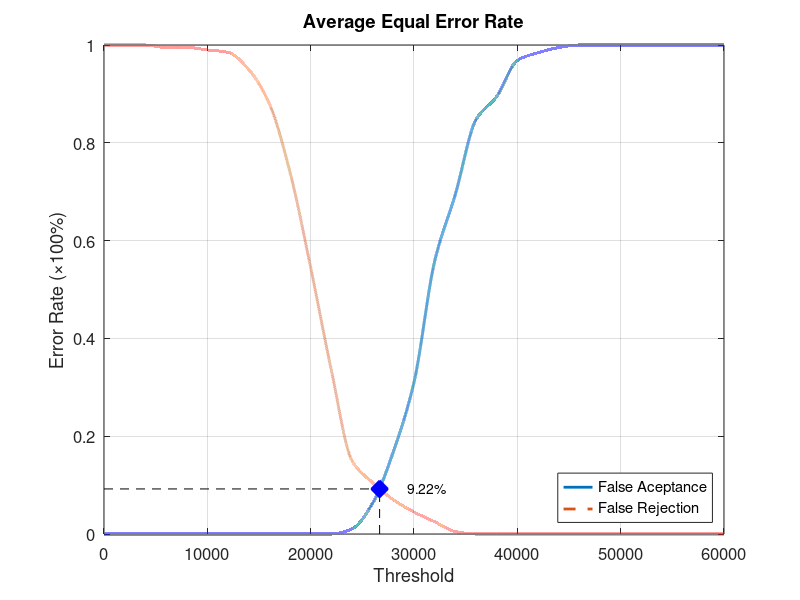
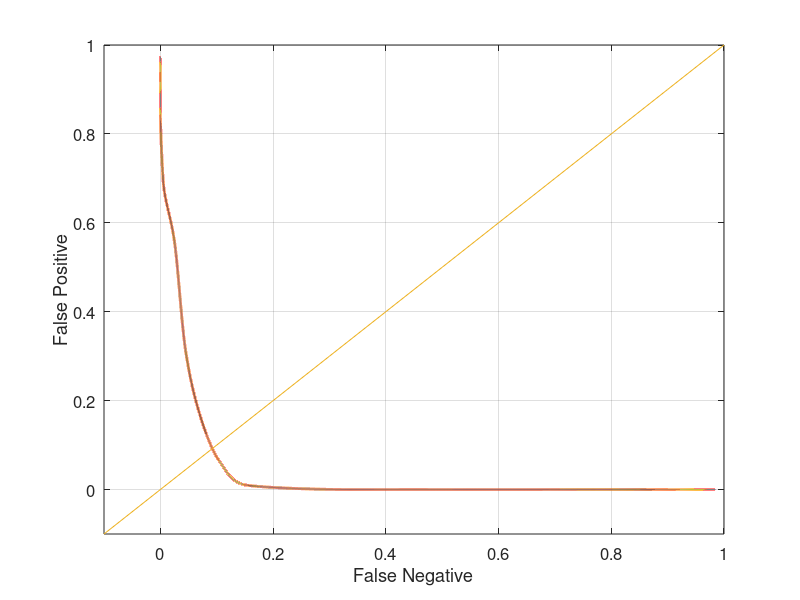

Here is the MATLAB script that generated these plots, in order:
function yEER = Database2_3
close all;
clear;
clc;
x = 0:2000:60000;
xq = 0:0.5:60000;

y0 = [0 0 0 0 0 0 0 0 0 0 0 0 0.0105263 0.0631579 0.168421 0.310526 0.557895 0.694737 0.847368 0.894737 0.968421 0.984211 0.994737 1 1 1 1 1 1 1 1];
yy0 = interp1(x, y0, xq, 'pchip');
y1 = [1 1 1 0.995 0.995 0.99 0.985 0.95 0.88 0.74 0.545 0.335 0.15 0.105 0.07 0.045 0.025 0.005 0 0 0 0 0 0 0 0 0 0 0 0 0];
yy1 = interp1(x, y1, xq, 'pchip');

% Calculating EER: 
y2 = abs(y0 - y1);
find(y2 == min(y2))
yy2 = abs(yy0 - yy1);
xEER = find(yy2 == min(yy2));
xEERIndex = xq(xEER) % X-axis EER
yEER = yy0(xEER) % Y-axis EER

main = figure
plot(xq, yy0,'-','LineWidth', 2);	hold on
plot(xq, yy1,'--','LineWidth', 2);	hold on
plot([xEERIndex xEERIndex], [0 yEER], 'k--');	hold on
plot([0 xEERIndex], [yEER yEER], 'k--');	hold on
plot(xEERIndex, yEER, 'bx', 'LineWidth', 10);	hold on
text(xEERIndex + 10 * xEERIndex / 100, yEER, [num2str(round((10000 * yEER)) / 100) '%'])
legend('False Aceptance', 'False Rejection', 'Location', 'SouthEast')
xlabel('Threshold')
ylabel('Error Rate (\times100%)')
title('Average Equal Error Rate')
set(gca, 'FontSize', 12)
axis([0 60000 0 1])
grid on

print(main, 'Database2_3Main', '-dpng');
FNRxFPR = figure('Color', [1 1 1]);
plot(yy1, yy0, '-', yy1, yy0, 'LineWidth', 2);
hold on
y = -0.1:0.1:1
plot(y, y); 
set(gca, 'FontSize', 12)
xlabel('False Negative')
ylabel('False Positive')
axis([-0.1 1 -0.1 1])
set(gca, 'FontSize', 12)
grid on

print(FNRxFPR, 'Database2_3FNRxFPR','-dpng');
end
